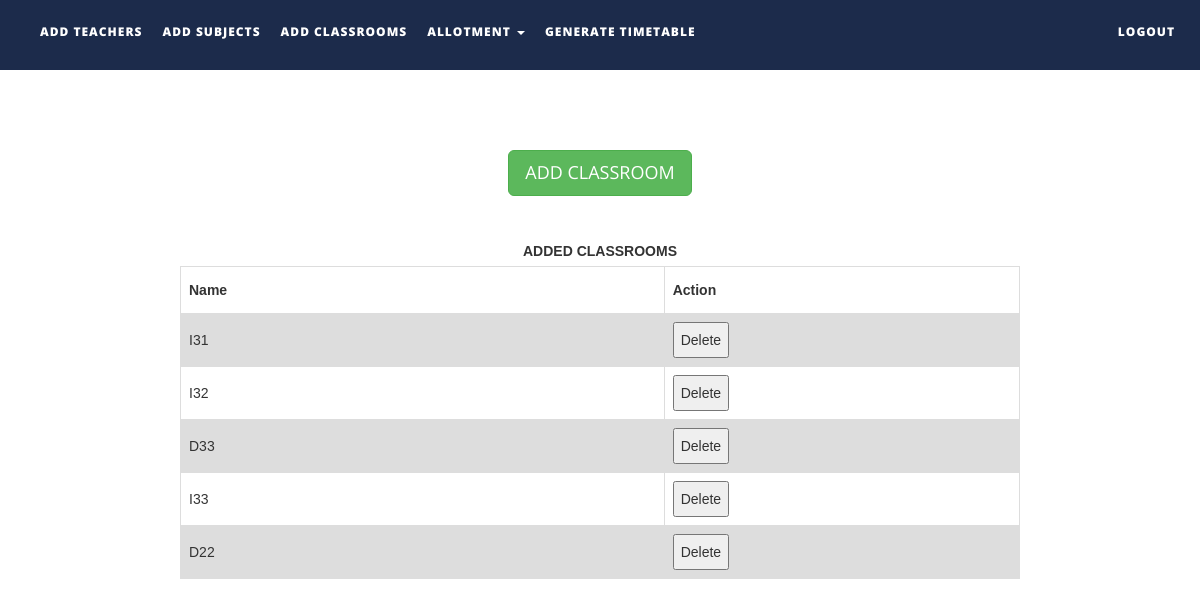
The app's page /addclassrooms.php with its own data.
### tables this page shows
CREATE TABLE `classrooms` (
  `name` varchar(30) NOT NULL,
  `status` int(1) NOT NULL
);

### addclassrooms.php (the view, shortened to what this page needs)
<!DOCTYPE html>
<html xmlns="http://www.w3.org/1999/xhtml">
<head>
    <link href="assets/css/bootstrap.css" rel="stylesheet"/>
    <link href="assets/css/font-awesome.min.css" rel="stylesheet"/>
    <link href="assets/css/flexslider.css" rel="stylesheet"/>
    <link href="assets/css/style.css" rel="stylesheet"/>
</head>
<body>
<div class="navbar navbar-inverse navbar-fixed-top " id="menu">
    <div class="container">
        <div class="navbar-collapse collapse move-me">
            <ul class="nav navbar-nav navbar-left">
                <li><a href="addteachers.php">ADD TEACHERS</a></li>
                <li><a href="addsubjects.php">ADD SUBJECTS</a></li>
                <li><a href="addclassrooms.php">ADD CLASSROOMS</a></li>
                <li class="dropdown"><a class="dropdown-toggle" data-toggle="dropdown" aria-expanded="false">ALLOTMENT
                        <span class="caret"></span></a>
                        </li>
                    </ul>
                <li><a href="generatetimetable.php">GENERATE TIMETABLE</a></li>
            <ul class="nav navbar-nav navbar-right">
                <li><a href="index.php">LOGOUT</a></li>
            </ul>
        </div>
    </div>
</div>
<br>
<div align="center"
     style="margin-top:10%">
    <button
        id="classroommanual" class="btn btn-success btn-lg">ADD CLASSROOM
    </button>
</div>
<div align="center">
    <br>
    <table id=classroomstable>
        <caption><strong>ADDED CLASSROOMS</strong></caption>
        <tr>
            <th width="100">Name</th>
            <th width="60">Action</th>
        </tr>
        <?php
        $q = mysqli_query(mysqli_connect("localhost", "root", "", "ttms"),
            "SELECT * FROM classrooms ");
        while ($row = mysqli_fetch_assoc($q)) {
            echo "<tr><td>{$row['name']}</td>
                    <td><button>Delete</button></td>
                    </tr>\n";
        }
        ?>
    </table>
</div>
</body>
</html>

### assets/css/style.css (style rules this page uses)
#menu { background-color: rgba(28, 43, 75, 1); color: #fff; font-size: 12px; font-weight: 900; letter-spacing: 1px; min-height: 70px; }
.navbar-inverse { border-color: transparent; }
.navbar-inverse .navbar-nav > li > a, .navbar-inverse .navbar-nav > li > a:hover { color: #FFF; padding: 22px 10px; }

### addclassrooms.php (style rules this page uses)
table { margin-top: 10px; font-family: arial, sans-serif; border-collapse: collapse; width: 70%; }
td, th { border: 1px solid #dddddd; text-align: left; padding: 8px; }
tr:nth-child(even) { background-color: #dddddd; }

### records on screen
classrooms: name "I31"
classrooms: name "I32"
classrooms: name "D33"
classrooms: name "I33"
classrooms: name "D22"
